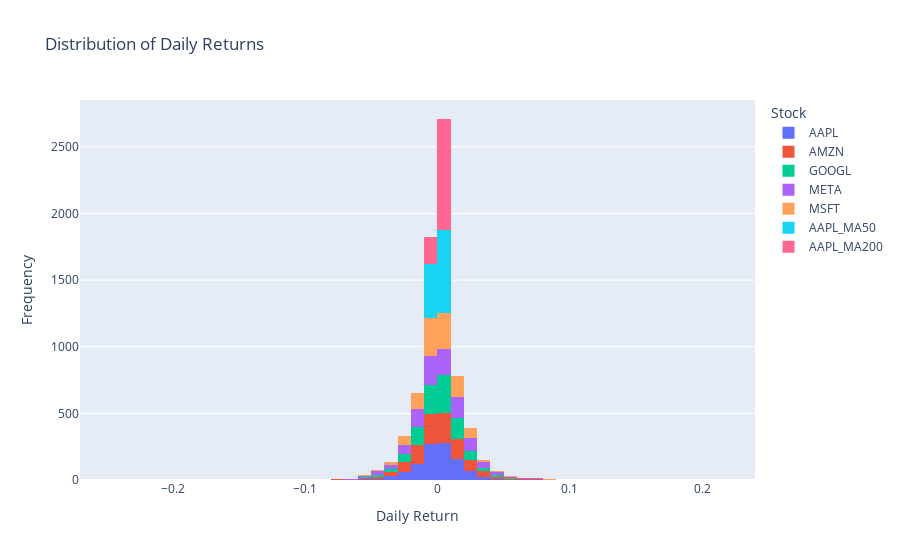

Notebook source saved alongside this figure:
### Markdown cell above
# Return plot

### Code cell
import plotly.express as px

returns = adj_close.pct_change().dropna()

fig_hist = px.histogram(returns, x=returns.columns, 
                        nbins=50, 
                        labels={'value': 'Daily Return', 'variable': 'Stock'},
                        title='Distribution of Daily Returns')

fig_hist.update_layout(
    xaxis_title='Daily Return',
    yaxis_title='Frequency',
    legend_title='Stock',
    hovermode='x unified'
)

fig_hist.show()

# fig_box = px.box(returns, y=returns.columns, 
#                  labels={'value': 'Daily Return', 'variable': 'Stock'},
#                  title='Box Plot of Daily Returns')

# fig_box.update_layout(
#     yaxis_title='Daily Return',
#     legend_title='Stock',
#     hovermode='x unified'
# )

# fig_box.show()

### Figure 1 — Plotly figure (JSON) as saved in the notebook; plotly's stock layout.template omitted (floating-point values rounded to 4 significant figures; data arrays with more than 128 entries replaced by an {"elided": "..."} marker saying what was removed)
{"data": [{"alignmentgroup": "True", "bingroup": "x", "hovertemplate": "Stock=AAPL<br>Daily Return=%{x}<br>count=%{y}<extra></extra>", "legendgroup": "AAPL", "marker": {"color": "#636efa", "pattern": {"shape": ""}}, "name": "AAPL", "nbinsx": 50, "offsetgroup": "AAPL", "orientation": "v", "showlegend": true, "type": "histogram", "x": {"elided": "1036 float values"}, "xaxis": "x", "yaxis": "y"}, {"alignmentgroup": "True", "bingroup": "x", "hovertemplate": "Stock=AMZN<br>Daily Return=%{x}<br>count=%{y}<extra></extra>", "legendgroup": "AMZN", "marker": {"color": "#EF553B", "pattern": {"shape": ""}}, "name": "AMZN", "nbinsx": 50, "offsetgroup": "AMZN", "orientation": "v", "showlegend": true, "type": "histogram", "x": {"elided": "1036 float values"}, "xaxis": "x", "yaxis": "y"}, {"alignmentgroup": "True", "bingroup": "x", "hovertemplate": "Stock=GOOGL<br>Daily Return=%{x}<br>count=%{y}<extra></extra>", "legendgroup": "GOOGL", "marker": {"color": "#00cc96", "pattern": {"shape": ""}}, "name": "GOOGL", "nbinsx": 50, "offsetgroup": "GOOGL", "orientation": "v", "showlegend": true, "type": "histogram", "x": {"elided": "1036 float values"}, "xaxis": "x", "yaxis": "y"}, {"alignmentgroup": "True", "bingroup": "x", "hovertemplate": "Stock=META<br>Daily Return=%{x}<br>count=%{y}<extra></extra>", "legendgroup": "META", "marker": {"color": "#ab63fa", "pattern": {"shape": ""}}, "name": "META", "nbinsx": 50, "offsetgroup": "META", "orientation": "v", "showlegend": true, "type": "histogram", "x": {"elided": "1036 float values"}, "xaxis": "x", "yaxis": "y"}, {"alignmentgroup": "True", "bingroup": "x", "hovertemplate": "Stock=MSFT<br>Daily Return=%{x}<br>count=%{y}<extra></extra>", "legendgroup": "MSFT", "marker": {"color": "#FFA15A", "pattern": {"shape": ""}}, "name": "MSFT", "nbinsx": 50, "offsetgroup": "MSFT", "orientation": "v", "showlegend": true, "type": "histogram", "x": {"elided": "1036 float values"}, "xaxis": "x", "yaxis": "y"}, {"alignmentgroup": "True", "bingroup": "x", "hovertemplate": "Stock=AAPL_MA50<br>Daily Return=%{x}<br>count=%{y}<extra></extra>", "legendgroup": "AAPL_MA50", "marker": {"color": "#19d3f3", "pattern": {"shape": ""}}, "name": "AAPL_MA50", "nbinsx": 50, "offsetgroup": "AAPL_MA50", "orientation": "v", "showlegend": true, "type": "histogram", "x": {"elided": "1036 float values"}, "xaxis": "x", "yaxis": "y"}, {"alignmentgroup": "True", "bingroup": "x", "hovertemplate": "Stock=AAPL_MA200<br>Daily Return=%{x}<br>count=%{y}<extra></extra>", "legendgroup": "AAPL_MA200", "marker": {"color": "#FF6692", "pattern": {"shape": ""}}, "name": "AAPL_MA200", "nbinsx": 50, "offsetgroup": "AAPL_MA200", "orientation": "v", "showlegend": true, "type": "histogram", "x": {"elided": "1036 float values"}, "xaxis": "x", "yaxis": "y"}], "layout": {"barmode": "relative", "hovermode": "x unified", "legend": {"title": {"text": "Stock"}, "tracegroupgap": 0}, "title": {"text": "Distribution of Daily Returns"}, "xaxis": {"anchor": "y", "domain": [0, 1], "title": {"text": "Daily Return"}}, "yaxis": {"anchor": "x", "domain": [0, 1], "title": {"text": "Frequency"}}}}
